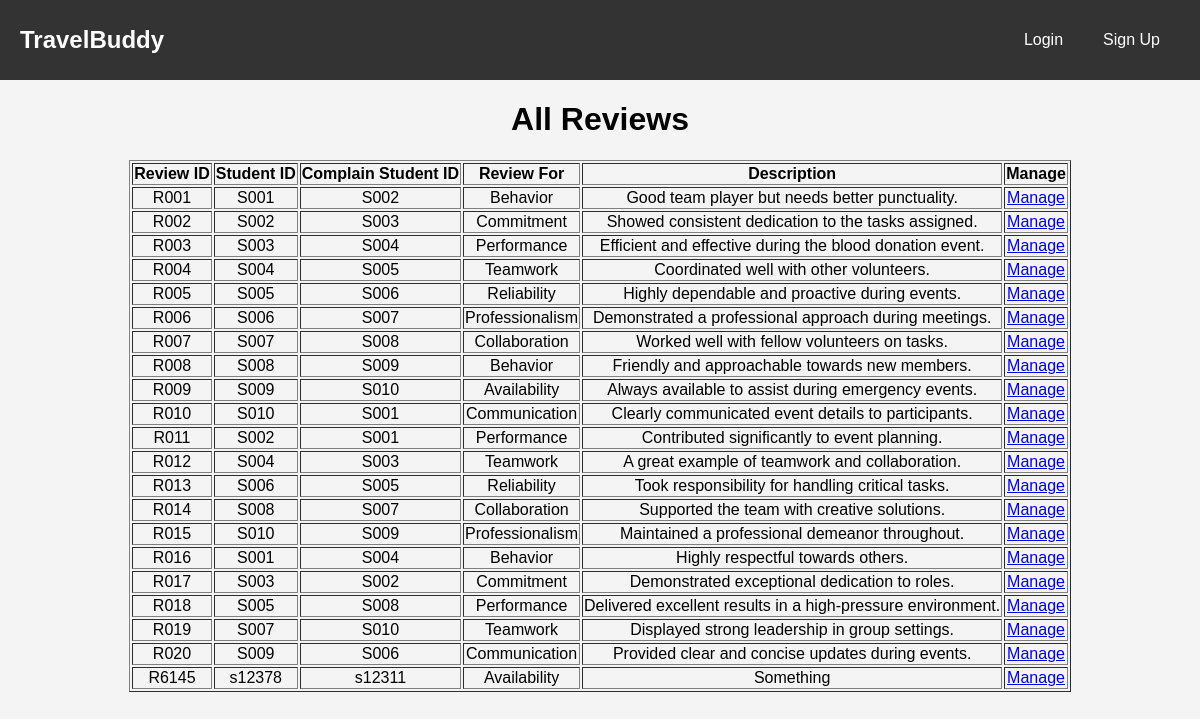
/final_pjct/123spring2024cse391/adminswork/review.php, run on the app's committed database.
### tables this page shows
CREATE TABLE `review` (
  `review_Id` varchar(10) NOT NULL,
  `student_id` varchar(10) NOT NULL,
  `complain_student_id` varchar(10) NOT NULL,
  `review_for` varchar(255) NOT NULL,
  `description` varchar(255) NOT NULL
);

### final_pjct/123spring2024cse391/adminswork/review.php (the view, shortened to what this page needs)
<?php
$loggedIn = isset($_SESSION['loggedIn']) && $_SESSION['loggedIn'];
$userType = '';
$conn = getDbConnection();
?>
<!DOCTYPE html>
<html lang="en">
<head>
    <link rel="stylesheet" href="../home.css">
</head>
<body>
<?php if ($loggedIn): ?>
    <?php if ($userType == 'student'): ?>
        <nav>
            <div class="brand">TravelBuddy</div>
            <ul>
                <li><a href="travelbuddyv1/House_Rent/student_page.php">Rent</a></li>
                <li><a href="travelbuddyv1/Review/review.php">Review</a></li>
                <li><a href="#">Ride Sharing</a></li>
                <li><a href="thesis/thesis.php">Thesis Member Finding</a></li>
                <li><a href="#">Blood Donation</a></li>
                <li><a href="login/logout.php">Logout</a></li>
            </ul>
        </nav>
    <?php elseif ($userType == 'admin'): ?>
        <nav>
            <div class="brand">TravelBuddy -- Admin panel</div>
            <ul>
                <li><a href="../login/logout.php">Logout</a></li>
            </ul>
        </nav>
    <?php endif; ?>
<?php else: ?>
    <nav>
        <div class="brand">TravelBuddy</div>
        <ul>
            <li><a href="login/login.php">Login</a></li>
            <li><a href="signup/signup.php">Sign Up</a></li>
        </ul>
    </nav>
<?php endif; ?>
<main>
    <h1>All Reviews</h1>
    <table border="1" class="thesis_table">
        <tr>
            <th>Review ID</th>
            <th>Student ID</th>
            <th>Complain Student ID</th>
            <th>Review For</th>
            <th>Description</th>
            <th>Manage</th>
        </tr>
        <?php
        $sql_reviews = "SELECT *  FROM review";
        $result_reviews = $conn->query($sql_reviews);
        while ($row = $result_reviews->fetch_assoc()): ?>
            <tr>
                <td><?php echo $row['review_Id']; ?></td>
                <td><?php echo $row['student_id']; ?></td>
                <td><?php echo $row['complain_student_id']; ?></td>
                <td><?php echo $row['review_for']; ?></td>
                <td><?php echo $row['description']; ?></td>
                <td><a href="student_manage.php?review_id=<?php echo $row['review_Id']; ?>">Manage</a></td>
            </tr>
        <?php endwhile; ?>
    </table>
</main>
</body>
</html>

### final_pjct/123spring2024cse391/home.css (style rules this page uses)
body { font-family: Arial, sans-serif; margin: 0; padding: 0; background-color: #f4f4f4; }
nav { background-color: #333; color: #fff; position: sticky; width: 100%; top: 0; left: 0; z-index: 1000; display: flex; justify-content: space-between; align-items: center; min-height: 10vh; }
nav .brand { font-size: 24px; font-weight: bold; margin-left: 20px; padding: 10px 0; }
nav ul { list-style: none; display: flex; justify-content: flex-end; margin-right: 20px; padding: 10px 0; }
nav ul li { margin: 0 10px; }
nav ul li a { color: #fff; text-decoration: none; padding: 5px 10px; transition: background-color 0.3s; }

### final_pjct/123spring2024cse391/adminswork/review.php (style rules this page uses)
body { text-align: center; }
.thesis_table { margin: 0 auto; }

### data on the page
review: review_Id "R001", student "S001", complain_student "S002", review_for "Behavior", description "Good team player but needs better punctuality."
review: review_Id "R002", student "S002", complain_student "S003", review_for "Commitment", description "Showed consistent dedication to the tasks assigned."
review: review_Id "R003", student "S003", complain_student "S004", review_for "Performance", description "Efficient and effective during the blood donation event."
review: review_Id "R004", student "S004", complain_student "S005", review_for "Teamwork", description "Coordinated well with other volunteers."
review: review_Id "R005", student "S005", complain_student "S006", review_for "Reliability", description "Highly dependable and proactive during events."
review: review_Id "R006", student "S006", complain_student "S007", review_for "Professionalism", description "Demonstrated a professional approach during meetings."
review: review_Id "R007", student "S007", complain_student "S008", review_for "Collaboration", description "Worked well with fellow volunteers on tasks."
review: review_Id "R008", student "S008", complain_student "S009", review_for "Behavior", description "Friendly and approachable towards new members."
review: review_Id "R009", student "S009", complain_student "S010", review_for "Availability", description "Always available to assist during emergency events."
review: review_Id "R010", student "S010", complain_student "S001", review_for "Communication", description "Clearly communicated event details to participants."
review: review_Id "R011", student "S002", complain_student "S001", review_for "Performance", description "Contributed significantly to event planning."
review: review_Id "R012", student "S004", complain_student "S003", review_for "Teamwork", description "A great example of teamwork and collaboration."
review: review_Id "R013", student "S006", complain_student "S005", review_for "Reliability", description "Took responsibility for handling critical tasks."
review: review_Id "R014", student "S008", complain_student "S007", review_for "Collaboration", description "Supported the team with creative solutions."
review: review_Id "R015", student "S010", complain_student "S009", review_for "Professionalism", description "Maintained a professional demeanor throughout."
review: review_Id "R016", student "S001", complain_student "S004", review_for "Behavior", description "Highly respectful towards others."
review: review_Id "R017", student "S003", complain_student "S002", review_for "Commitment", description "Demonstrated exceptional dedication to roles."
review: review_Id "R018", student "S005", complain_student "S008", review_for "Performance", description "Delivered excellent results in a high-pressure environment."
review: review_Id "R019", student "S007", complain_student "S010", review_for "Teamwork", description "Displayed strong leadership in group settings."
review: review_Id "R020", student "S009", complain_student "S006", review_for "Communication", description "Provided clear and concise updates during events."
review: review_Id "R6145", student "s12378", complain_student "s12311", review_for "Availability", description "Something"
